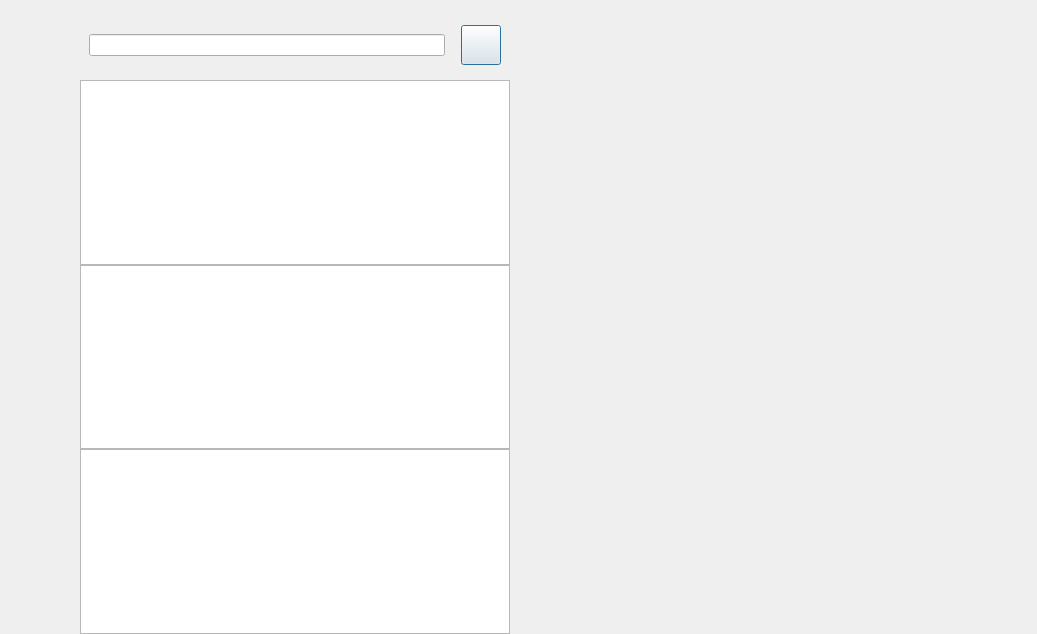
<?xml version="1.0" encoding="UTF-8"?>
<ui version="4.0">
 <class>ChatDialog</class>
 <widget class="QDialog" name="ChatDialog">
  <property name="geometry">
   <rect>
    <x>0</x>
    <y>0</y>
    <width>1037</width>
    <height>634</height>
   </rect>
  </property>
  <property name="windowTitle">
   <string>Dialog</string>
  </property>
  <layout class="QHBoxLayout" name="horizontalLayout">
   <property name="spacing">
    <number>0</number>
   </property>
   <property name="leftMargin">
    <number>0</number>
   </property>
   <property name="topMargin">
    <number>0</number>
   </property>
   <property name="rightMargin">
    <number>0</number>
   </property>
   <property name="bottomMargin">
    <number>0</number>
   </property>
   <item>
    <widget class="QWidget" name="side_bar" native="true">
     <property name="sizePolicy">
      <sizepolicy hsizetype="Fixed" vsizetype="Expanding">
       <horstretch>0</horstretch>
       <verstretch>0</verstretch>
      </sizepolicy>
     </property>
     <property name="minimumSize">
      <size>
       <width>80</width>
       <height>0</height>
      </size>
     </property>
     <property name="maximumSize">
      <size>
       <width>80</width>
       <height>16777215</height>
      </size>
     </property>
     <layout class="QVBoxLayout" name="verticalLayout">
      <property name="leftMargin">
       <number>10</number>
      </property>
      <property name="topMargin">
       <number>50</number>
      </property>
      <property name="rightMargin">
       <number>0</number>
      </property>
      <property name="bottomMargin">
       <number>0</number>
      </property>
      <item>
       <widget class="QLabel" name="side_head_lb">
        <property name="minimumSize">
         <size>
          <width>60</width>
          <height>60</height>
         </size>
        </property>
        <property name="maximumSize">
         <size>
          <width>60</width>
          <height>60</height>
         </size>
        </property>
        <property name="text">
         <string/>
        </property>
       </widget>
      </item>
      <item>
       <widget class="QWidget" name="widget" native="true">
        <property name="layoutDirection">
         <enum>Qt::LeftToRight</enum>
        </property>
        <layout class="QVBoxLayout" name="verticalLayout_3">
         <property name="spacing">
          <number>40</number>
         </property>
         <property name="leftMargin">
          <number>10</number>
         </property>
         <property name="topMargin">
          <number>30</number>
         </property>
         <property name="rightMargin">
          <number>0</number>
         </property>
         <property name="bottomMargin">
          <number>0</number>
         </property>
         <item>
          <widget class="StateWidget" name="side_chat_lb" native="true">
           <property name="minimumSize">
            <size>
             <width>40</width>
             <height>40</height>
            </size>
           </property>
           <property name="maximumSize">
            <size>
             <width>40</width>
             <height>40</height>
            </size>
           </property>
          </widget>
         </item>
         <item>
          <widget class="StateWidget" name="side_contact_lb" native="true">
           <property name="minimumSize">
            <size>
             <width>40</width>
             <height>40</height>
            </size>
           </property>
           <property name="maximumSize">
            <size>
             <width>40</width>
             <height>40</height>
            </size>
           </property>
          </widget>
         </item>
        </layout>
       </widget>
      </item>
      <item>
       <spacer name="verticalSpacer">
        <property name="orientation">
         <enum>Qt::Vertical</enum>
        </property>
        <property name="sizeHint" stdset="0">
         <size>
          <width>20</width>
          <height>40</height>
         </size>
        </property>
       </spacer>
      </item>
     </layout>
    </widget>
   </item>
   <item>
    <widget class="QWidget" name="chat_user_wid" native="true">
     <property name="maximumSize">
      <size>
       <width>430</width>
       <height>16777215</height>
      </size>
     </property>
     <layout class="QVBoxLayout" name="verticalLayout_2">
      <property name="spacing">
       <number>0</number>
      </property>
      <property name="leftMargin">
       <number>0</number>
      </property>
      <property name="topMargin">
       <number>0</number>
      </property>
      <property name="rightMargin">
       <number>0</number>
      </property>
      <property name="bottomMargin">
       <number>0</number>
      </property>
      <item>
       <widget class="QWidget" name="search_wid" native="true">
        <property name="minimumSize">
         <size>
          <width>0</width>
          <height>80</height>
         </size>
        </property>
        <property name="maximumSize">
         <size>
          <width>16777215</width>
          <height>80</height>
         </size>
        </property>
        <layout class="QHBoxLayout" name="horizontalLayout_2">
         <property name="topMargin">
          <number>20</number>
         </property>
         <item>
          <widget class="CustomizeEdit" name="search_edit"/>
         </item>
         <item>
          <spacer name="horizontalSpacer">
           <property name="orientation">
            <enum>Qt::Horizontal</enum>
           </property>
           <property name="sizeType">
            <enum>QSizePolicy::Fixed</enum>
           </property>
           <property name="sizeHint" stdset="0">
            <size>
             <width>10</width>
             <height>20</height>
            </size>
           </property>
          </spacer>
         </item>
         <item>
          <widget class="ClickedBtn" name="add_btn">
           <property name="minimumSize">
            <size>
             <width>40</width>
             <height>40</height>
            </size>
           </property>
           <property name="maximumSize">
            <size>
             <width>40</width>
             <height>40</height>
            </size>
           </property>
           <property name="text">
            <string/>
           </property>
          </widget>
         </item>
        </layout>
       </widget>
      </item>
      <item>
       <widget class="ChatUserList" name="chat_user_list"/>
      </item>
      <item>
       <widget class="SearchList" name="search_list"/>
      </item>
      <item>
       <widget class="QListWidget" name="con_user_list"/>
      </item>
     </layout>
    </widget>
   </item>
   <item>
    <widget class="QStackedWidget" name="stackedWidget">
     <widget class="ChatPage" name="chat_page"/>
     <widget class="QWidget" name="friend_apply_page"/>
    </widget>
   </item>
  </layout>
 </widget>
 <customwidgets>
  <customwidget>
   <class>ClickedBtn</class>
   <extends>QPushButton</extends>
   <header location="global">clickedbtn.h</header>
  </customwidget>
  <customwidget>
   <class>CustomizeEdit</class>
   <extends>QLineEdit</extends>
   <header location="global">customizeedit.h</header>
  </customwidget>
  <customwidget>
   <class>ChatUserList</class>
   <extends>QListWidget</extends>
   <header location="global">chatuserlist.h</header>
  </customwidget>
  <customwidget>
   <class>ChatPage</class>
   <extends>QWidget</extends>
   <header location="global">chatpage.h</header>
   <container>1</container>
  </customwidget>
  <customwidget>
   <class>StateWidget</class>
   <extends>QWidget</extends>
   <header location="global">statewidget.h</header>
   <container>1</container>
  </customwidget>
  <customwidget>
   <class>SearchList</class>
   <extends>QListWidget</extends>
   <header>searchlist.h</header>
  </customwidget>
 </customwidgets>
 <resources/>
 <connections/>
</ui>
